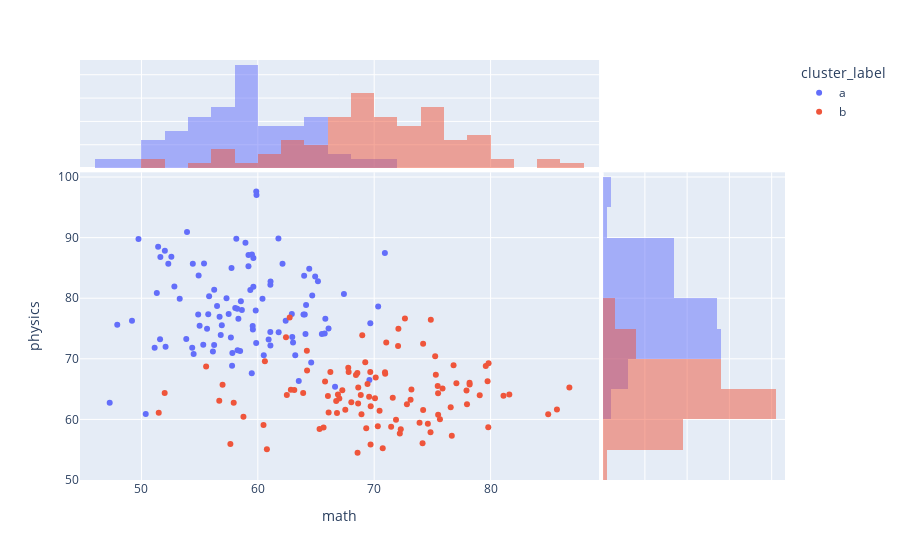

The notebook cell saved with this chart:
### Code cell
px.scatter(data_frame=final_data, x='math', y='physics', color='cluster_label', marginal_x='histogram', marginal_y='histogram')
